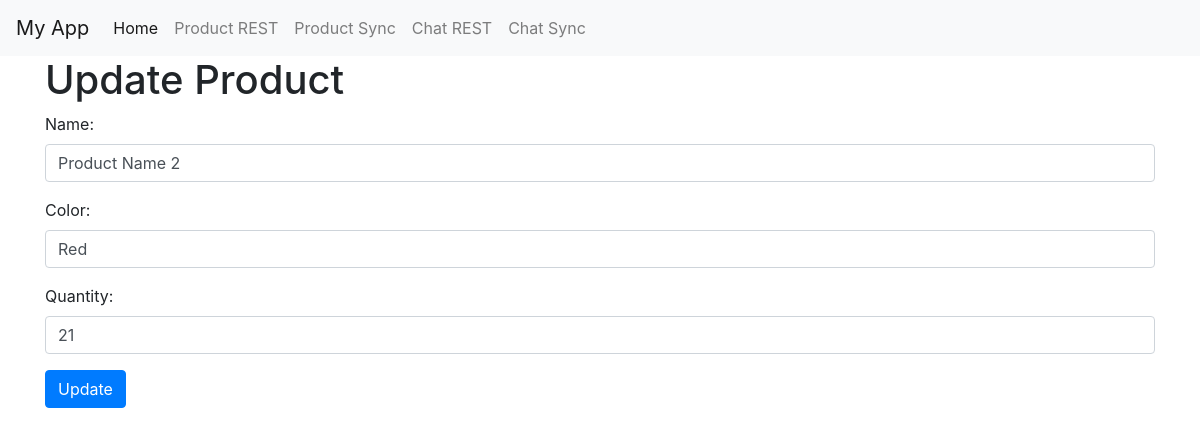
The app's page /update/2, older data.
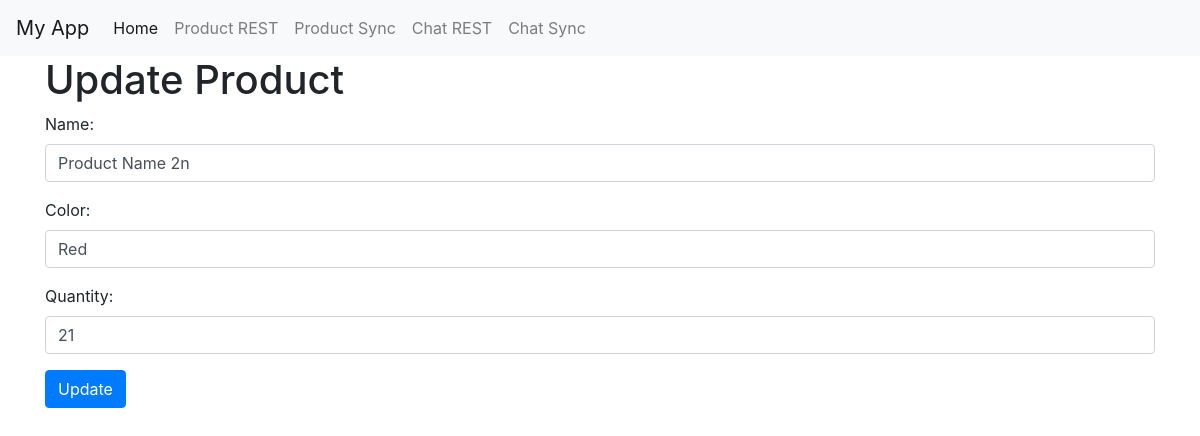
The same page, newer data.
### tables this page shows
CREATE TABLE Product
             (ID INTEGER PRIMARY KEY AUTOINCREMENT,
             Name TEXT NOT NULL,
             Color TEXT NOT NULL,
             Quantity INT NOT NULL);

### app.py (the view)
@app.route('/update/<int:id>', methods=['GET', 'POST'])
def update(id):
    if request.method == 'POST':
        name = request.form['name']
        color = request.form['color']
        quantity = request.form['quantity']
        conn = sqlite3.connect('database.db')
        c = conn.cursor()
        c.execute('UPDATE product SET name=?, color=?, quantity=? WHERE id=?', (name, color, quantity, id))
        conn.commit()
        conn.close()
        return redirect('/product')
    else:
        conn = sqlite3.connect('database.db')
        c = conn.cursor()
        c.execute('SELECT * FROM Product WHERE id=?', (id,))
        product = c.fetchone()
        conn.close()
        return render_template('update.html', product=product)

### templates/update.html (shortened to what this page needs)
{% extends 'base.html' %}
{% block content %}
    <h1>Update Product</h1>
    <form method="POST" action="/update/{{ product[0] }}">
        <div class="form-group">
            <label for="name">Name:</label>
            <input type="text" class="form-control" id="name" name="name" value="{{ product[1] }}" required>
        </div>
        <div class="form-group">
            <label for="color">Color:</label>
            <input type="text" class="form-control" id="color" name="color" value="{{ product[2] }}" required>
        </div>
        <div class="form-group">
            <label for="quantity">Quantity:</label>
            <input type="number" class="form-control" id="quantity" name="quantity" value="{{ product[3] }}" required>
        </div>
        <button type="submit" class="btn btn-primary">Update</button>
    </form>
{% endblock %}

Row changes from the older to the newer data that the page shows:
changed Product "Red": name "Product Name 2" → "Product Name 2n"
